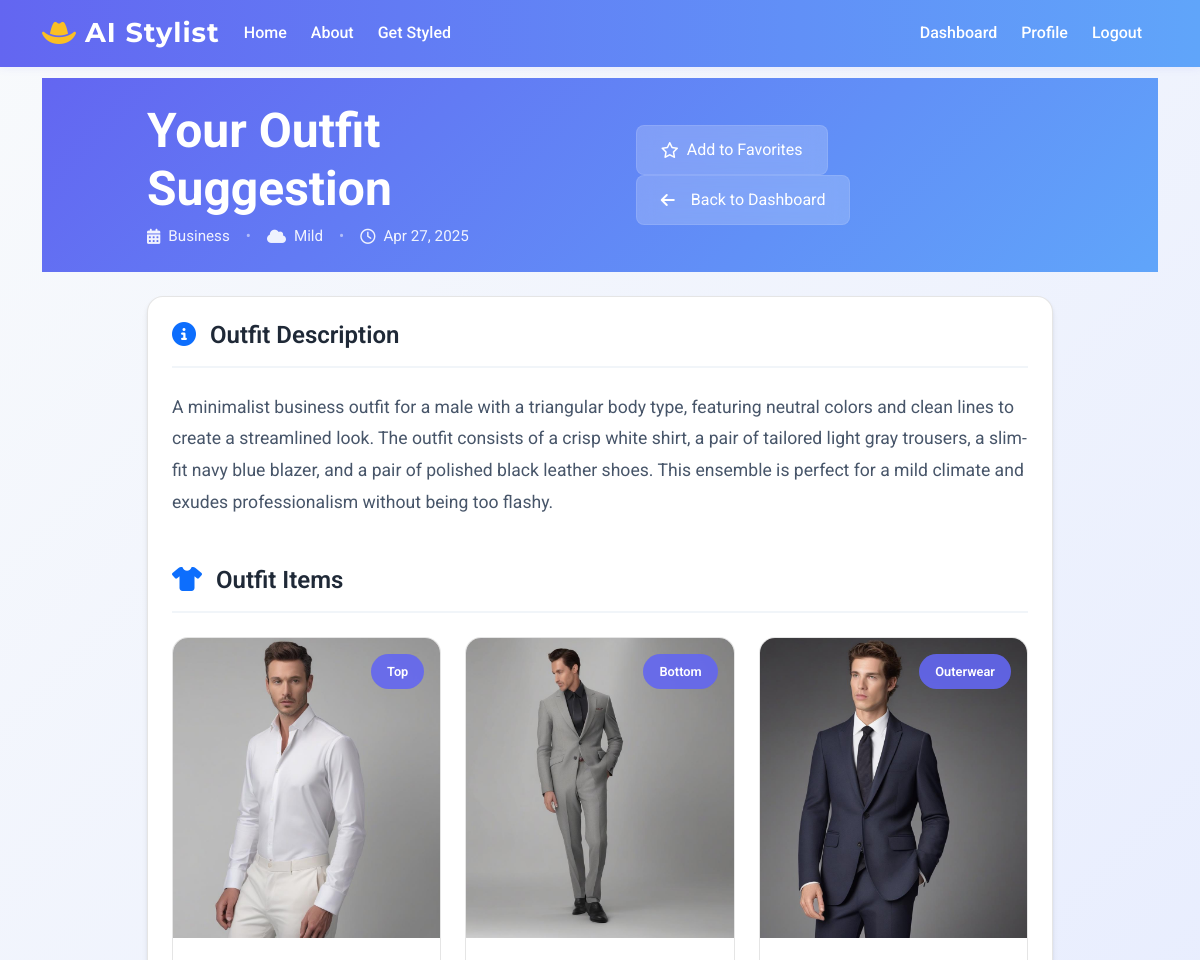
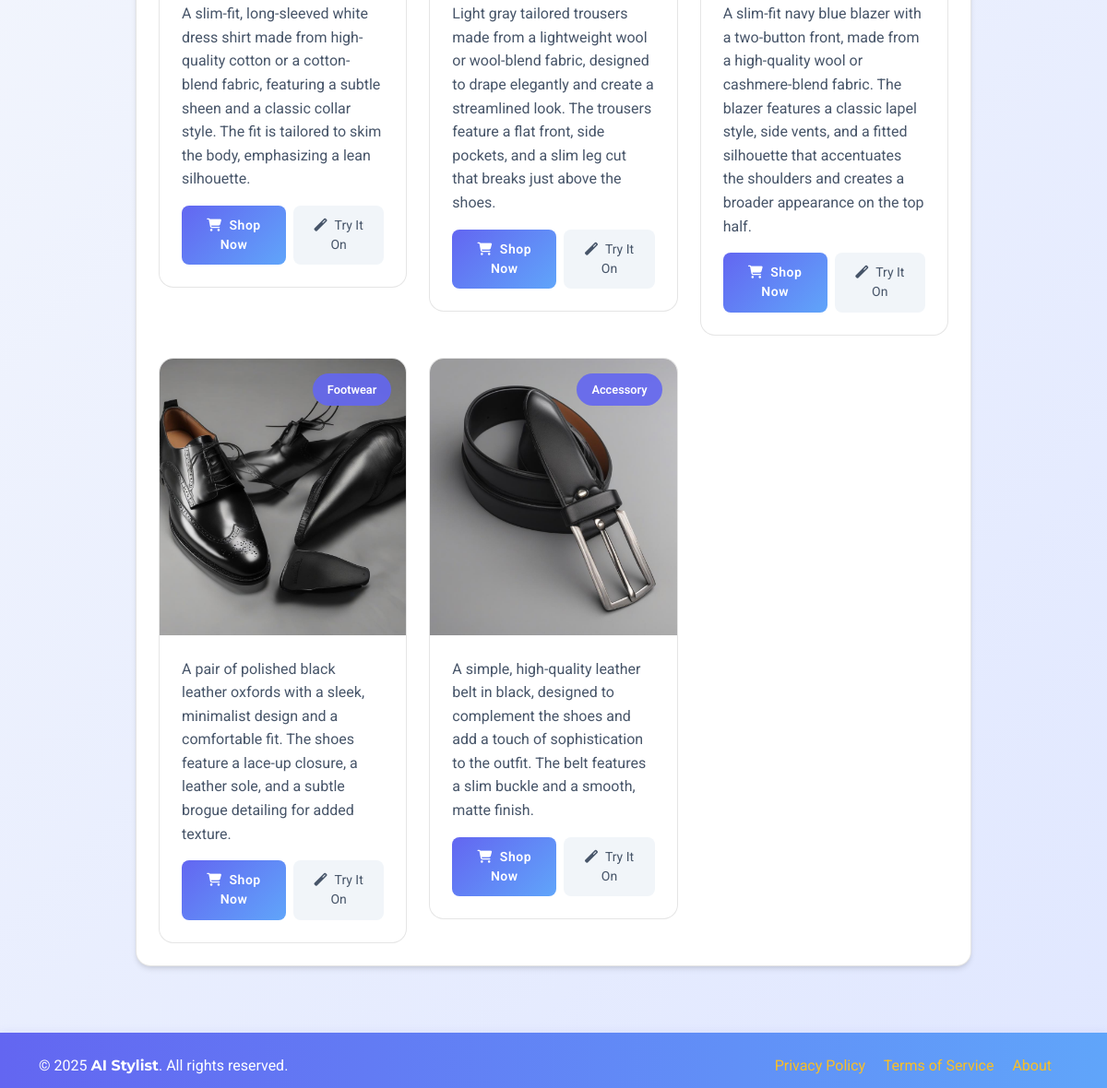
Screenshot of /outfit/11/ (signed in) with the database file from the repository (2 pictures, top to bottom).
### stylist/models.py (models this page shows, shortened)
class OutfitSuggestion(models.Model):
    EVENT_TYPE_CHOICES = [
        ('casual', 'Casual'),
        ('formal', 'Formal'),
        ('business', 'Business'),
        ('party', 'Party'),
        ('date', 'Date'),
        ('outdoor', 'Outdoor'),
    ]
    CLIMATE_CHOICES = [
        ('hot', 'Hot'),
        ('warm', 'Warm'),
        ('mild', 'Mild'),
        ('cool', 'Cool'),
        ('cold', 'Cold'),
        ('rainy', 'Rainy'),
    ]
    GENDER_CHOICES = [
        ('male', 'Male'),
        ('female', 'Female'),
        ('non_binary', 'Non-Binary'),
        ('other', 'Other')
    ]
    user = models.ForeignKey(User, on_delete=models.CASCADE, related_name='outfit_suggestions')
    gender = models.CharField(max_length=20, choices=GENDER_CHOICES, null=True, blank=True)
    event_type = models.CharField(max_length=20, choices=EVENT_TYPE_CHOICES)
    climate = models.CharField(max_length=20, choices=CLIMATE_CHOICES)
    created_at = models.DateTimeField(auto_now_add=True)
    description = models.TextField()
    is_favorite = models.BooleanField(default=False)

class OutfitItem(models.Model):
    ITEM_TYPE_CHOICES = [
        ('top', 'Top'),
        ('bottom', 'Bottom'),
        ('dress', 'Dress'),
        ('outerwear', 'Outerwear'),
        ('footwear', 'Footwear'),
        ('accessory', 'Accessory'),
    ]
    outfit = models.ForeignKey(OutfitSuggestion, on_delete=models.CASCADE, related_name='items')
    item_type = models.CharField(max_length=20, choices=ITEM_TYPE_CHOICES)
    description = models.CharField(max_length=255)
    image = models.ImageField(upload_to='outfit_items/', blank=True, null=True)
    shopping_link = models.URLField(blank=True, null=True)

### stylist/views.py (the view)
# urls.py: path('outfit/<int:outfit_id>/', views.view_outfit, name='view_outfit'),
@login_required
def view_outfit(request, outfit_id):
    try:
        outfit = OutfitSuggestion.objects.get(id=outfit_id, user=request.user)
        items = outfit.items.all()
        return render(request, 'stylist/view_outfit.html', {'outfit': outfit, 'items': items})
    except OutfitSuggestion.DoesNotExist:
        messages.error(request, 'Outfit not found!')
        return redirect('dashboard')

### templates/stylist/view_outfit.html (shortened to what this page needs)
{% extends 'stylist/base.html' %}
{% load static %}
{% block content %}
<section class="outfit-hero py-4 mb-4">
    <div class="container">
        <div class="row">
            <div class="col-lg-10 mx-auto">
                <div class="d-flex justify-content-between align-items-center">
                    <div>
                        <h1 class="display-5 fw-bold text-white mb-2">Your Outfit Suggestion</h1>
                        <div class="outfit-meta">
                            <span class="meta-item">
                                <i class="fas fa-calendar-alt"></i>
                                {{ outfit.get_event_type_display }}
                            </span>
                            <span class="meta-divider">•</span>
                            <span class="meta-item">
                                <i class="fas {% if 'Warm' in outfit.get_climate_display %}fa-sun{% elif 'Cold' in outfit.get_climate_display %}fa-snowflake{% else %}fa-cloud{% endif %}"></i>
                                {{ outfit.get_climate_display }}
                            </span>
                            <span class="meta-divider">•</span>
                            <span class="meta-item">
                                <i class="far fa-clock"></i>
                                {{ outfit.created_at|date:"M d, Y" }}
                            </span>
                        </div>
                    </div>
                    <div class="action-buttons">
                        <a href="{% url 'toggle_favorite' outfit.id %}" class="btn btn-glass me-2">
                            {% if outfit.is_favorite %}
                            <i class="fas fa-star text-warning"></i>
                            <span>Favorited</span>
                            {% else %}
                            <i class="far fa-star"></i>
                            <span>Add to Favorites</span>
                            {% endif %}
                        </a>
                        <a href="{% url 'dashboard' %}" class="btn btn-glass">
                            <i class="fas fa-arrow-left me-2"></i>
                            Back to Dashboard
                        </a>
                    </div>
                </div>
            </div>
        </div>
    </div>
</section>
<div class="container mb-5">
    <div class="row">
        <div class="col-lg-10 mx-auto">
            <div class="outfit-card">
                <div class="card-body p-4">
                    <div class="description-section mb-5">
                        <h3 class="section-title">
                            <i class="fas fa-info-circle text-primary me-2"></i>
                            Outfit Description
                        </h3>
                        <p class="description-text">{{ outfit.description }}</p>
                    </div>
                    <div class="items-section">
                        <h3 class="section-title mb-4">
                            <i class="fas fa-tshirt text-primary me-2"></i>
                            Outfit Items
                        </h3>
                        <div class="row g-4">
                            {% for item in items %}
                            <div class="col-md-4">
                                <div class="item-card">
                                    {% if item.image %}
                                    <div class="item-image">
                                        <img src="{{ MEDIA_URL }}{{ item.image }}" alt="{{ item.description }}">
                                        <div class="item-type-badge">
                                            {{ item.get_item_type_display }}
                                        </div>
                                    </div>
                                    {% endif %}
                                    <div class="item-details">
                                        <p class="item-description">{{ item.description }}</p>
                                        <div class="item-actions">
                                            {% if item.shopping_link %}
                                            <a href="{{ item.shopping_link }}" target="_blank" class="btn btn-primary btn-sm">
                                                <i class="fas fa-shopping-cart me-2"></i>Shop Now
                                            </a>
                                            {% endif %}
                                            {% if item.image %}
                                            <a href="{% url 'virtual_tryon' item.id %}" class="btn btn-secondary btn-sm">
                                                <i class="fas fa-magic me-2"></i>Try It On
                                            </a>
                                            {% endif %}
                                        </div>
                                    </div>
                                </div>
                            </div>
                            {% endfor %}
                        </div>
                    </div>
                </div>
            </div>
        </div>
    </div>
</div>
{% endblock %}

### templates/stylist/base.html (shortened to what this page needs)
<!DOCTYPE html>
<html lang="en">
<head>
    <link href="https://cdn.jsdelivr.net/npm/bootstrap@5.3.0/dist/css/bootstrap.min.css" rel="stylesheet">
    <link rel="stylesheet" href="https://cdnjs.cloudflare.com/ajax/libs/font-awesome/6.4.0/css/all.min.css">
</head>
<body>
    <nav class="navbar navbar-expand-lg navbar-dark fixed-top">
        <div class="container">
            <a class="navbar-brand" href="{% url 'home' %}"><i class="fas fa-hat-cowboy"></i> AI Stylist</a>
            <div class="collapse navbar-collapse" id="navbarNav">
                <ul class="navbar-nav me-auto">
                    <li class="nav-item">
                        <a class="nav-link" href="{% url 'home' %}">Home</a>
                    </li>
                    <li class="nav-item">
                        <a class="nav-link" href="{% url 'about' %}">About</a>
                    </li>
                    <li class="nav-item">
                        <a class="nav-link" href="{% url 'request_outfit' %}">Get Styled</a>
                    </li>
                </ul>
                <ul class="navbar-nav">
                    {% if user.is_authenticated %}
                    <li class="nav-item">
                        <a class="nav-link" href="{% url 'dashboard' %}">Dashboard</a>
                    </li>
                    <li class="nav-item">
                        <a class="nav-link" href="{% url 'profile' %}">Profile</a>
                    </li>
                    <li class="nav-item">
                        <a class="nav-link" href="{% url 'logout' %}">Logout</a>
                    </li>
                    {% endif %}
                </ul>
            </div>
        </div>
    </nav>
    <div class="container content my-4">
        {% block content %}{% endblock %}
    </div>
    <footer class="footer">
        <div class="container">
            <div class="row align-items-center">
                <div class="col-md-6">
                    <p class="mb-0">&copy; 2025 <span style="font-family: 'Montserrat',sans-serif;font-weight:700;">AI Stylist</span>. All rights reserved.</p>
                </div>
                <div class="col-md-6 text-md-end">
                    <a href="#" class="text-decoration-none me-3">Privacy Policy</a>
                    <a href="#" class="text-decoration-none me-3">Terms of Service</a>
                    <a href="{% url 'about' %}" class="text-decoration-none">About</a>
                </div>
            </div>
        </div>
    </footer>
</body>
</html>

### templates/stylist/base.html (style rules this page uses)
body { font-family: 'Roboto', Arial, sans-serif; padding-top: 70px; min-height: 100vh; display: flex; flex-direction: column; background: linear-gradient(135deg, #f8fafc 0%, #e0e7ff 100%); }
.navbar { background: linear-gradient(90deg, #6366f1 0%, #60a5fa 100%); box-shadow: 0 2px 8px rgba(99,102,241,0.08); }
.navbar-brand { font-family: 'Montserrat', sans-serif; font-weight: 700; letter-spacing: 1px; font-size: 1.7rem; display: flex; align-items: center; }
.navbar-brand i { margin-right: 8px; color: #fbbf24; }
.navbar-nav .nav-link { color: #fff !important; font-weight: 500; margin-right: 8px; transition: color 0.2s; }
.content { flex: 1; }
.footer { margin-top: auto; padding: 24px 0 12px 0; background: linear-gradient(90deg, #6366f1 0%, #60a5fa 100%); color: #fff; box-shadow: 0 -2px 8px rgba(99,102,241,0.08); }
.footer a { color: #fbbf24; margin-right: 18px; text-decoration: none; transition: color 0.2s; }
.outfit-card { transition: transform 0.3s, box-shadow 0.3s; border-radius: 1rem; box-shadow: 0 2px 12px rgba(99,102,241,0.07); }
.btn-primary, .btn-outline-primary { background: linear-gradient(90deg, #6366f1 0%, #60a5fa 100%); border: none; font-weight: 600; letter-spacing: 0.5px; transition: box-shadow 0.2s, background 0.2s; }

### templates/stylist/view_outfit.html (style rules this page uses)
.outfit-hero { background: linear-gradient(135deg, #6366f1 0%, #60a5fa 100%); margin-top: -1rem; }
.outfit-meta { display: flex; align-items: center; gap: 1rem; color: rgba(255, 255, 255, 0.9); font-size: 0.95rem; }
.meta-item { display: flex; align-items: center; gap: 0.5rem; }
.meta-divider { color: rgba(255, 255, 255, 0.5); }
.btn-glass { background: rgba(255, 255, 255, 0.2); backdrop-filter: blur(10px); border: 1px solid rgba(255, 255, 255, 0.1); color: white; padding: 0.75rem 1.5rem; border-radius: 0.5rem; display: inline-flex; align-items: center; gap: 0.5rem; transition: all 0.3s ease; }
.outfit-card { background: #fff; border-radius: 1rem; border: 1px solid rgba(0,0,0,0.1); box-shadow: 0 4px 6px -1px rgba(0,0,0,0.1), 0 2px 4px -1px rgba(0,0,0,0.06); }
.section-title { font-size: 1.5rem; font-weight: 600; color: #1f2937; margin-bottom: 1.5rem; padding-bottom: 1rem; border-bottom: 2px solid #f1f5f9; }
.description-text { color: #475569; line-height: 1.8; font-size: 1.1rem; }
.item-card { background: #fff; border-radius: 1rem; border: 1px solid rgba(0,0,0,0.1); overflow: hidden; transition: all 0.3s ease; }
.item-image { position: relative; height: 300px; overflow: hidden; }
.item-image img { width: 100%; height: 100%; object-fit: cover; transition: transform 0.3s ease; }
.item-type-badge { position: absolute; top: 1rem; right: 1rem; background: rgba(99, 102, 241, 0.9); color: white; padding: 0.5rem 1rem; border-radius: 2rem; font-size: 0.8rem; font-weight: 600; backdrop-filter: blur(4px); }
.item-details { padding: 1.5rem; }
.item-description { color: #475569; margin-bottom: 1rem; line-height: 1.6; }
.item-actions { display: flex; gap: 0.5rem; }
.btn-primary { background: linear-gradient(135deg, #6366f1 0%, #60a5fa 100%); border: none; padding: 0.7rem 1.2rem; border-radius: 0.5rem; transition: all 0.3s ease; }
.btn-secondary { background: #f1f5f9; color: #475569; border: none; padding: 0.7rem 1.2rem;; border-radius: 0.5rem; transition: all 0.3s ease; }

### rows the page displays
OutfitSuggestion: event_type "Business", climate "Mild", created_at "Apr 27, 2025", description "A minimalist business outfit for a male with a triangular body type, featuring neutral colors and clean lines to create a streamlined look. The outfit consists of a crisp white shirt, a pair of tailored light gray trousers, a slim-fit navy blue blazer, and a pair of polished black leather shoes. This ensemble is perfect for a mild climate and exudes professionalism without being too flashy."
OutfitItem: image (picture), item_type "Top", description "A slim-fit, long-sleeved white dress shirt made from high-quality cotton or a cotton-blend fabric, featuring a subtle sheen and a classic collar style. The fit is tailored to skim the body, emphasizing a lean silhouette.", shows "Try It On"
OutfitItem: image (picture), item_type "Bottom", description "Light gray tailored trousers made from a lightweight wool or wool-blend fabric, designed to drape elegantly and create a streamlined look. The trousers feature a flat front, side pockets, and a slim leg cut that breaks just above the shoes.", shows "Try It On"
OutfitItem: image (picture), item_type "Outerwear", description "A slim-fit navy blue blazer with a two-button front, made from a high-quality wool or cashmere-blend fabric. The blazer features a classic lapel style, side vents, and a fitted silhouette that accentuates the shoulders and creates a broader appearance on the top half.", shows "Try It On"
OutfitItem: image (picture), item_type "Footwear", description "A pair of polished black leather oxfords with a sleek, minimalist design and a comfortable fit. The shoes feature a lace-up closure, a leather sole, and a subtle brogue detailing for added texture.", shows "Try It On"
OutfitItem: image (picture), item_type "Accessory", description "A simple, high-quality leather belt in black, designed to complement the shoes and add a touch of sophistication to the outfit. The belt features a slim buckle and a smooth, matte finish.", shows "Try It On"
